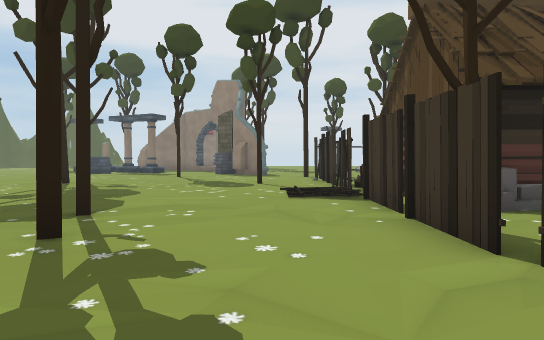
view 1 (above)

24 first-person views from a walk through a Unity game level. The camera is 1.5 m above the floor, tilts 2° down and sees 75° across. The floor is counted in squares, 2 m on a side. Each view is taken from the middle of a square. On the plan, view 1 faces up. The plan holds only what a view shows up to about 11 squares ahead; the rest is blank. The place goes on beyond the plan. Door leaves are left out, so doorways stand open. Some surface patterns are stand-ins.

view 2
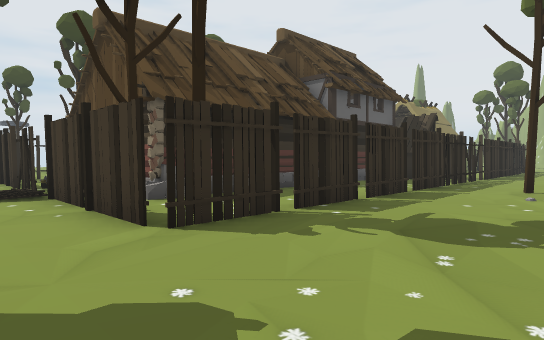

view 3
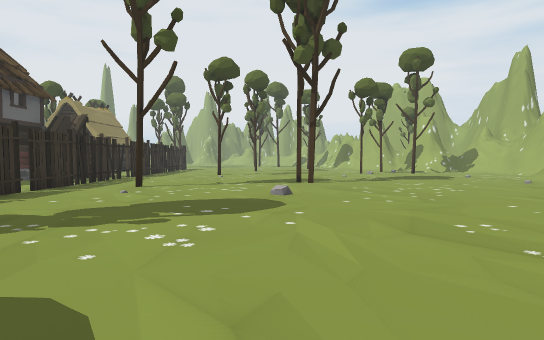

view 4
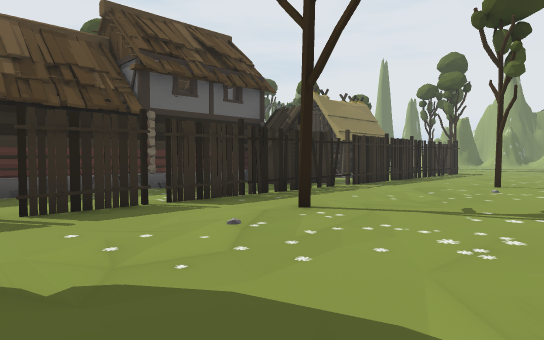

view 5
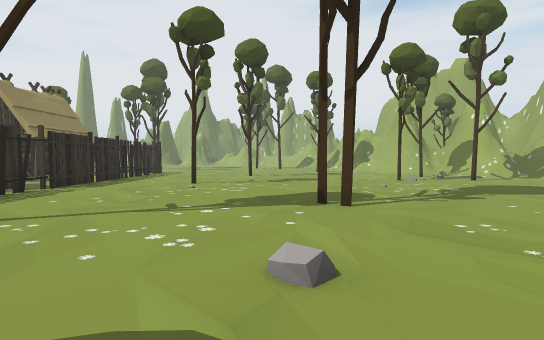

view 6
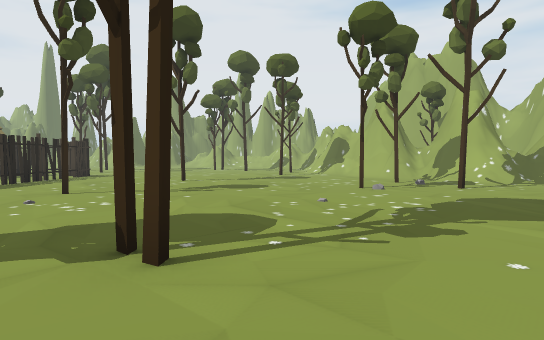

view 7
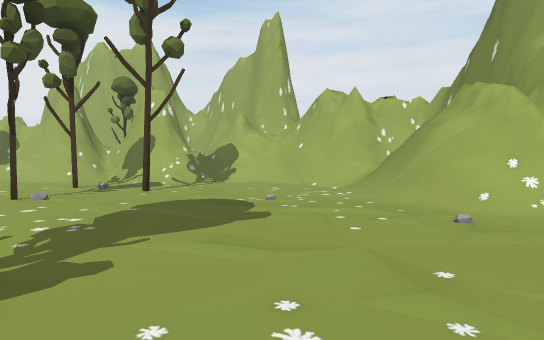

view 8
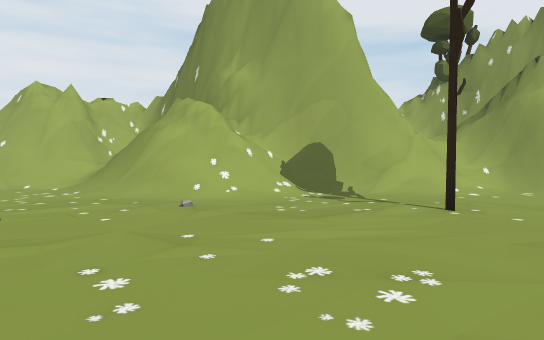

view 9
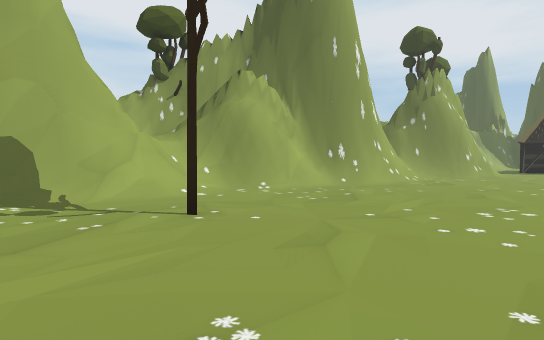

view 10
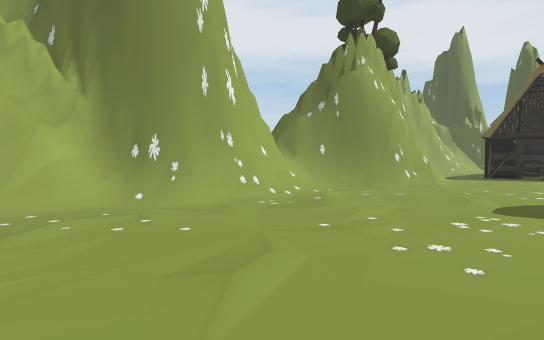

view 11
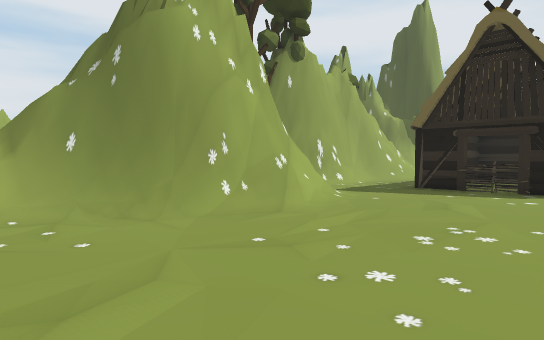

view 12
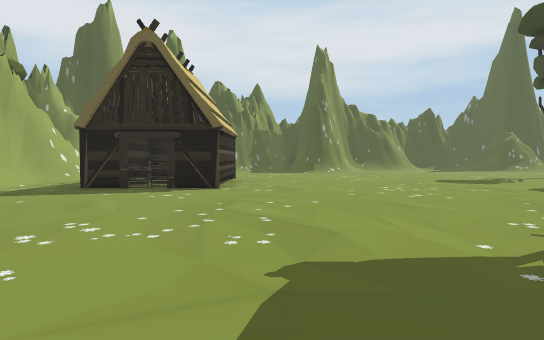

view 13
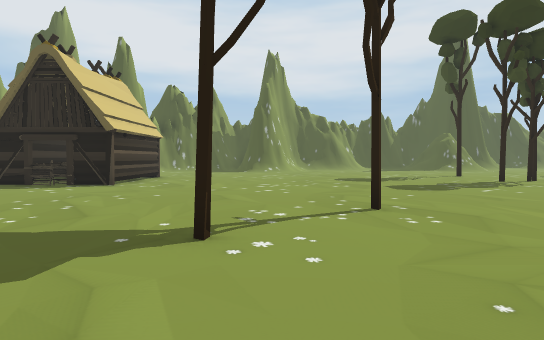

view 14
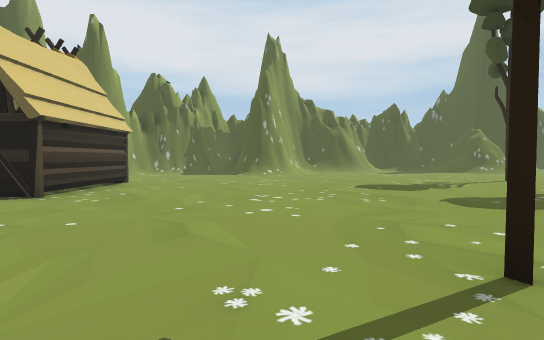

view 15
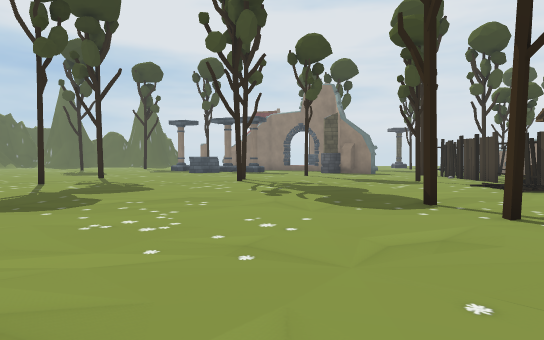

view 16
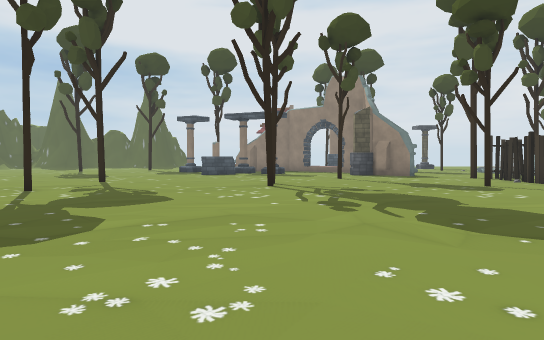

view 17
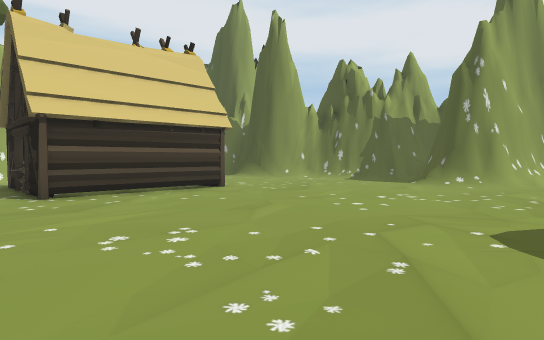

view 18
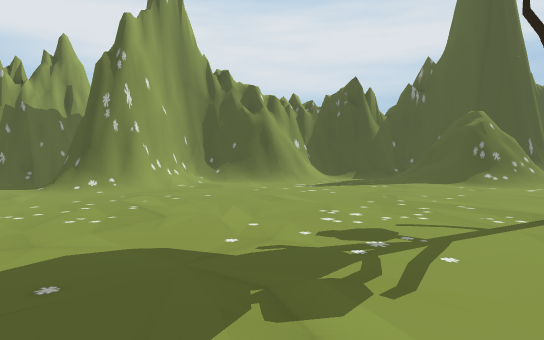

view 19
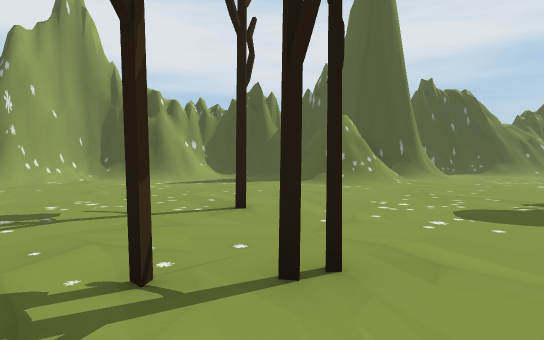

view 20
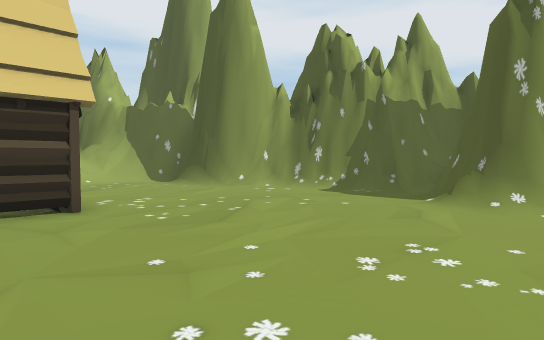

view 21
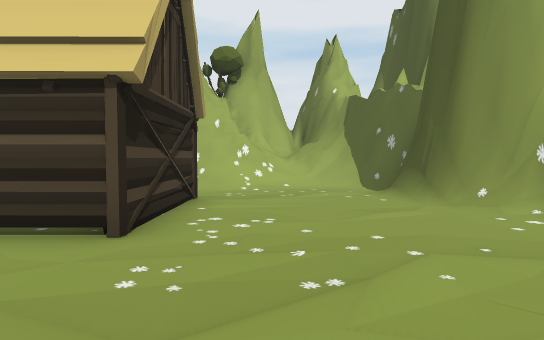

view 22
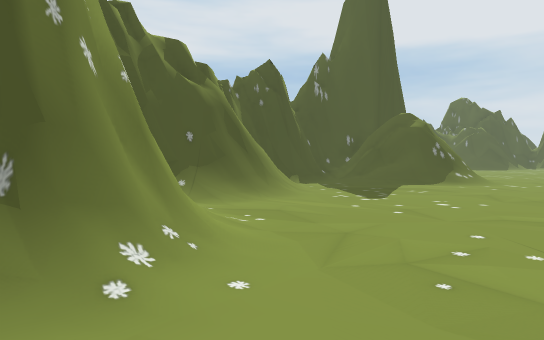

view 23
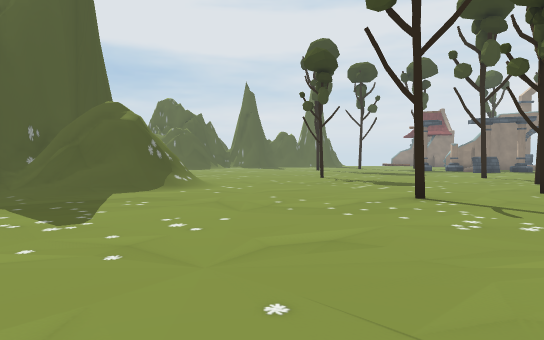

view 24
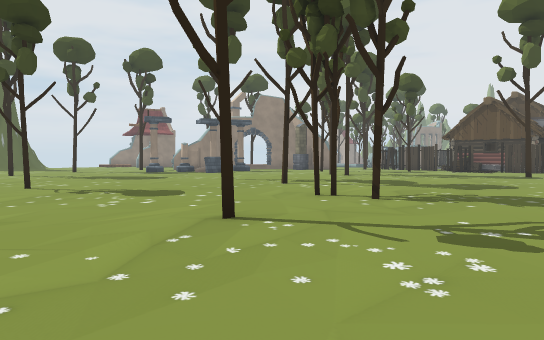

### Floor plan
Key: @ floor where view 1 was taken; # wall or solid block; . floor; / step, stairs or slope; = window, fence, low wall or low ledge; T tree; H thing the floor can be seen under or through; B building; O other object.
Columns run from 23 left of view 1 to 20 right of it. Each row starts with its distance up from view 1.
 12  .....T.....T............#
 11  ................T.......#
 10  /...............T.....T.#
  9  #/.........T............#
  8 ##/...................../.O
  7 #=/...................../.
  6 .......T..T..............##
  5 ..........T..........T...###########
  4 .........................T.........B
  3 /....................T...#T#.....#####.
  2 /........................###HHHH###########
  1 /.................... .....................
  0 //..............T...   @........T..........
 -1 ###/.................  . .............T...
 -2   #/..................  ...................T
 -3   #/..............T..  ....................
 -4 # /.................    ..........T........
 -5 #/...................    ..................
 -6 ##................... .....................
 -7  #/.....BBBB............................T..
 -8  ##/....B..B................................
 -9   ##....BBBB..............................T.
-10    #....  ..../###/..........T..........T...
-11    #.../......#####/////................./##
-12    ##///#####     ######///.//../=#//..../#
-13    ##==##   #          ####//#######//..///
-14     ####                  ####       ####

Positions as (right, up) in squares from view 1, and headings:
1: (0, 0), facing up
2: (0, -1), facing up-right
3: (0, -3), facing right
4: (5, -3), facing up-right
5: (5, -3), facing right
6: (8, -5), facing right
7: (9, -6), facing down-right
8: (9, -5), facing down
9: (9, -6), facing down-left
10: (3, -6), facing down-left
11: (-3, -6), facing down-left
12: (-3, -5), facing left
13: (-2, -2), facing left
14: (-5, -2), facing left
15: (-5, -1), facing up
16: (-6, 1), facing up
17: (-10, 1), facing down-left
18: (-12, 2), facing left
19: (-11, 6), facing left
20: (-14, -1), facing down-left
21: (-17, -3), facing down
22: (-18, -3), facing up-left
23: (-19, -1), facing up
24: (-19, 2), facing up-right
